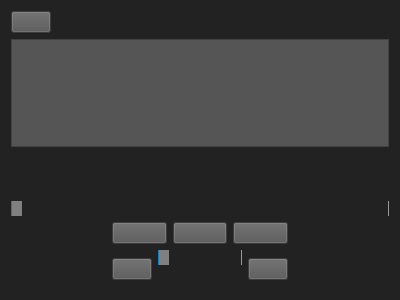
<?xml version="1.0" encoding="UTF-8"?>
<ui version="4.0">
 <class>mPlayer</class>
 <widget class="QMainWindow" name="mPlayer">
  <property name="geometry">
   <rect>
    <x>0</x>
    <y>0</y>
    <width>400</width>
    <height>300</height>
   </rect>
  </property>
  <property name="windowTitle">
   <string>mPlayer</string>
  </property>
  <property name="styleSheet">
   <string notr="true">background-color: #222222;</string>
  </property>
  <widget class="QWidget" name="centralWidget">
   <layout class="QVBoxLayout" name="verticalLayout_3">
    <item>
     <layout class="QHBoxLayout" name="horizontalLayout_5">
      <item>
       <widget class="QPushButton" name="buttonBrowse">
        <property name="styleSheet">
         <string notr="true">background-color: #555555;</string>
        </property>
        <property name="text">
         <string/>
        </property>
        <property name="icon">
         <iconset resource="resources.qrc">
          <normaloff>:/icon/ic_folder_black_48dp_1x.png</normaloff>:/icon/ic_folder_black_48dp_1x.png</iconset>
        </property>
       </widget>
      </item>
      <item>
       <spacer name="horizontalSpacer_3">
        <property name="orientation">
         <enum>Qt::Horizontal</enum>
        </property>
        <property name="sizeHint" stdset="0">
         <size>
          <width>198</width>
          <height>13</height>
         </size>
        </property>
       </spacer>
      </item>
     </layout>
    </item>
    <item>
     <widget class="QListWidget" name="listWidget">
      <property name="sizePolicy">
       <sizepolicy hsizetype="Expanding" vsizetype="Expanding">
        <horstretch>0</horstretch>
        <verstretch>0</verstretch>
       </sizepolicy>
      </property>
      <property name="styleSheet">
       <string notr="true">background-color: #555555;
color: #222222;
font: 20px;
font-weight: bold;</string>
      </property>
     </widget>
    </item>
    <item>
     <widget class="QLabel" name="labelSonginfo">
      <property name="styleSheet">
       <string notr="true">color: #555555;
font: 16px;</string>
      </property>
      <property name="text">
       <string/>
      </property>
      <property name="alignment">
       <set>Qt::AlignCenter</set>
      </property>
     </widget>
    </item>
    <item>
     <layout class="QHBoxLayout" name="horizontalLayout_2">
      <item>
       <widget class="QLabel" name="labelProgress">
        <property name="styleSheet">
         <string notr="true">color: #555555;
font: 16px;</string>
        </property>
        <property name="text">
         <string/>
        </property>
        <property name="alignment">
         <set>Qt::AlignRight|Qt::AlignTrailing|Qt::AlignVCenter</set>
        </property>
       </widget>
      </item>
      <item>
       <widget class="QLabel" name="labelSonglength">
        <property name="styleSheet">
         <string notr="true">color: #555555;
font: 16px;</string>
        </property>
        <property name="text">
         <string/>
        </property>
        <property name="alignment">
         <set>Qt::AlignLeading|Qt::AlignLeft|Qt::AlignVCenter</set>
        </property>
       </widget>
      </item>
     </layout>
    </item>
    <item>
     <widget class="QSlider" name="sliderProgress">
      <property name="styleSheet">
       <string notr="true">/* Slider Border */
QSlider::groove:horizontal {
border: 1px solid #999999;
height: 18px;
}

/* Slider knob */
QSlider::handle:horizontal {
background: gray;
width: 10px;
height: 18px;
}

/* Slider progress */
QSlider::sub-page:qlineargradient {
background: #177BBD;
height: 10px;

}</string>
      </property>
      <property name="orientation">
       <enum>Qt::Horizontal</enum>
      </property>
     </widget>
    </item>
    <item>
     <layout class="QHBoxLayout" name="horizontalLayout_4">
      <item>
       <spacer name="horizontalSpacer">
        <property name="orientation">
         <enum>Qt::Horizontal</enum>
        </property>
        <property name="sizeHint" stdset="0">
         <size>
          <width>40</width>
          <height>20</height>
         </size>
        </property>
       </spacer>
      </item>
      <item>
       <layout class="QVBoxLayout" name="verticalLayout_2">
        <item>
         <layout class="QHBoxLayout" name="horizontalLayout_3">
          <item>
           <widget class="QPushButton" name="buttonBack">
            <property name="styleSheet">
             <string notr="true">background-color: #555555;</string>
            </property>
            <property name="text">
             <string/>
            </property>
            <property name="icon">
             <iconset resource="resources.qrc">
              <normaloff>:/icon/ic_skip_previous_black_48dp_1x.png</normaloff>:/icon/ic_skip_previous_black_48dp_1x.png</iconset>
            </property>
            <property name="iconSize">
             <size>
              <width>20</width>
              <height>20</height>
             </size>
            </property>
           </widget>
          </item>
          <item>
           <widget class="QPushButton" name="buttonPlay">
            <property name="styleSheet">
             <string notr="true">background-color: #555555;</string>
            </property>
            <property name="text">
             <string/>
            </property>
            <property name="icon">
             <iconset resource="resources.qrc">
              <normaloff>:/icon/ic_play_arrow_black_48dp_1x.png</normaloff>:/icon/ic_play_arrow_black_48dp_1x.png</iconset>
            </property>
            <property name="iconSize">
             <size>
              <width>20</width>
              <height>20</height>
             </size>
            </property>
            <property name="checkable">
             <bool>true</bool>
            </property>
           </widget>
          </item>
          <item>
           <widget class="QPushButton" name="buttonNext">
            <property name="styleSheet">
             <string notr="true">background-color: #555555;</string>
            </property>
            <property name="text">
             <string/>
            </property>
            <property name="icon">
             <iconset resource="resources.qrc">
              <normaloff>:/icon/ic_skip_next_black_48dp_1x.png</normaloff>:/icon/ic_skip_next_black_48dp_1x.png</iconset>
            </property>
            <property name="iconSize">
             <size>
              <width>20</width>
              <height>20</height>
             </size>
            </property>
           </widget>
          </item>
         </layout>
        </item>
        <item>
         <layout class="QHBoxLayout" name="horizontalLayout">
          <item>
           <widget class="QPushButton" name="buttonShuffle">
            <property name="styleSheet">
             <string notr="true">background-color: #555555;</string>
            </property>
            <property name="text">
             <string/>
            </property>
            <property name="icon">
             <iconset resource="resources.qrc">
              <normaloff>:/icon/ic_shuffle_black_48dp_1x.png</normaloff>:/icon/ic_shuffle_black_48dp_1x.png</iconset>
            </property>
            <property name="iconSize">
             <size>
              <width>20</width>
              <height>20</height>
             </size>
            </property>
            <property name="checkable">
             <bool>true</bool>
            </property>
           </widget>
          </item>
          <item>
           <layout class="QVBoxLayout" name="verticalLayout">
            <item>
             <widget class="QSlider" name="sliderVolume">
              <property name="styleSheet">
               <string notr="true">/* Slider Border */
QSlider::groove:horizontal {
border: 1px solid #999999;
height: 18px;
}

/* Slider knob */
QSlider::handle:horizontal {
background: gray;
width: 10px;
height: 18px;
}

/* Slider progress */
QSlider::sub-page:qlineargradient {
background: #177BBD;
height: 10px;

}</string>
              </property>
              <property name="maximum">
               <number>100</number>
              </property>
              <property name="pageStep">
               <number>10</number>
              </property>
              <property name="value">
               <number>0</number>
              </property>
              <property name="sliderPosition">
               <number>0</number>
              </property>
              <property name="tracking">
               <bool>false</bool>
              </property>
              <property name="orientation">
               <enum>Qt::Horizontal</enum>
              </property>
              <property name="invertedAppearance">
               <bool>false</bool>
              </property>
              <property name="invertedControls">
               <bool>false</bool>
              </property>
              <property name="tickInterval">
               <number>2</number>
              </property>
             </widget>
            </item>
            <item>
             <widget class="QLabel" name="labelVolume">
              <property name="styleSheet">
               <string notr="true">color: #555555;
font: 16px;</string>
              </property>
              <property name="text">
               <string/>
              </property>
              <property name="scaledContents">
               <bool>false</bool>
              </property>
              <property name="alignment">
               <set>Qt::AlignBottom|Qt::AlignHCenter</set>
              </property>
              <property name="wordWrap">
               <bool>false</bool>
              </property>
              <property name="margin">
               <number>0</number>
              </property>
              <property name="indent">
               <number>-100</number>
              </property>
             </widget>
            </item>
           </layout>
          </item>
          <item>
           <widget class="QPushButton" name="buttonRepeat">
            <property name="enabled">
             <bool>true</bool>
            </property>
            <property name="styleSheet">
             <string notr="true">background-color: #555555;</string>
            </property>
            <property name="text">
             <string/>
            </property>
            <property name="icon">
             <iconset resource="resources.qrc">
              <normaloff>:/icon/ic_replay_black_48dp_1x.png</normaloff>:/icon/ic_replay_black_48dp_1x.png</iconset>
            </property>
            <property name="iconSize">
             <size>
              <width>20</width>
              <height>20</height>
             </size>
            </property>
            <property name="checkable">
             <bool>true</bool>
            </property>
           </widget>
          </item>
         </layout>
        </item>
       </layout>
      </item>
      <item>
       <spacer name="horizontalSpacer_2">
        <property name="orientation">
         <enum>Qt::Horizontal</enum>
        </property>
        <property name="sizeHint" stdset="0">
         <size>
          <width>40</width>
          <height>20</height>
         </size>
        </property>
       </spacer>
      </item>
     </layout>
    </item>
   </layout>
   <zorder>sliderProgress</zorder>
   <zorder>listWidget</zorder>
   <zorder>labelSonginfo</zorder>
  </widget>
 </widget>
 <layoutdefault spacing="6" margin="11"/>
 <resources>
  <include location="resources.qrc"/>
 </resources>
 <connections/>
</ui>
